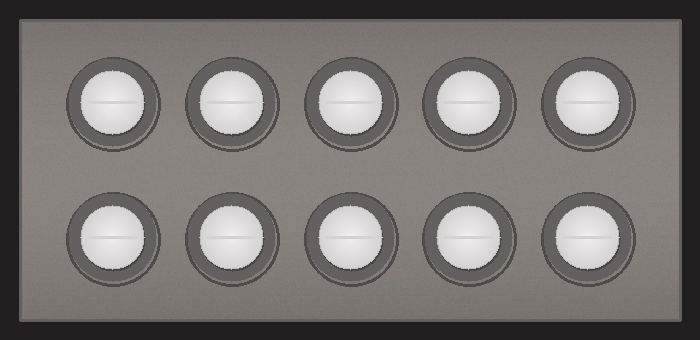
#> input picture dataset/samples/sample_01_perfect_pack.png, 700 x 340 px
$ python -i grid_detector.py   (imports and definitions only)
#> lines starting #> are read from the running program, lines starting #| are printed output that depends on the picture; after the words box and inside, x2 and y2 are one past the last pixel; in counts of white or black regions, pixels touching at a corner belong together
#> further down, picture is the input picture: shape (340, 700, 3); mean B, G, R 114.5, 116.8, 121.3
"""
Blister Pack Localization and Grid Extraction Module.
Identifies the blister pack boundary and partitions the packaging area
into discrete pocket cells corresponding to individual tablet cavities.
"""

from typing import List, Tuple, Optional
import cv2
import numpy as np
from .config import PackConfig, PocketMetric


class BlisterGridDetector:
    """
    Detects the blister pack card region and segments it into an R x C grid
    of individual tablet pocket Regions of Interest (ROIs).
    """

    def __init__(self, config: Optional[PackConfig] = None):
        self.config = config or PackConfig()

    def find_pack_boundary(self, bgr_image: np.ndarray) -> Tuple[int, int, int, int]:
        """
        Locates the outermost bounding box of the blister card.
        If no distinct outer contour is detected, falls back to the full image boundary.

        Returns:
            Tuple of (x, y, w, h)
        """
        h_img, w_img = bgr_image.shape[:2]
#> h_img = 340; w_img = 700
        gray = cv2.cvtColor(bgr_image, cv2.COLOR_BGR2GRAY)
        blurred = cv2.GaussianBlur(gray, (5, 5), 0)
        edges = cv2.Canny(blurred, 30, 120)
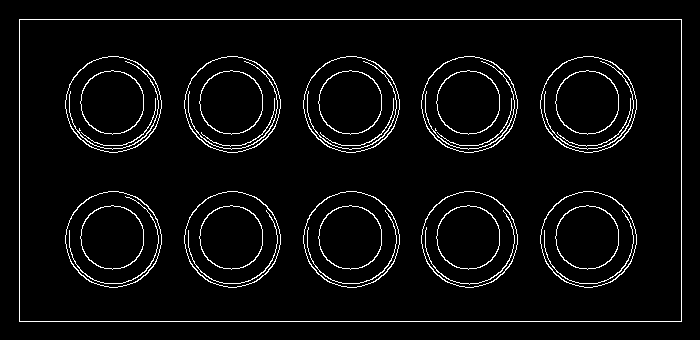
#> edges: shape (340, 700); 4.4% white in thin lines or dots, all inside (x1, y1, x2, y2) = (19, 19, 682, 322)

        # Dilate edges to bridge gaps along card edges
        kernel = cv2.getStructuringElement(cv2.MORPH_RECT, (7, 7))
        closed_edges = cv2.morphologyEx(edges, cv2.MORPH_CLOSE, kernel)
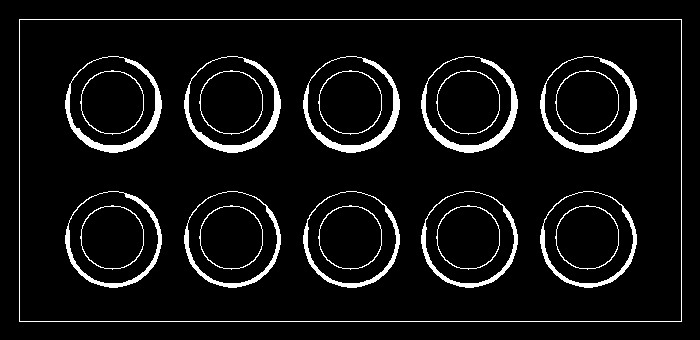
#> closed_edges: shape (340, 700); 6.7% white; 21 white regions, largest, box (x1, y1, x2, y2) and area: (19, 19, 682, 322) 1928, (421, 56, 518, 153) 1359, (65, 56, 162, 153) 1358

        contours, _ = cv2.findContours(closed_edges, cv2.RETR_EXTERNAL, cv2.CHAIN_APPROX_SIMPLE)
#> contours = [[[19, 19], [19, 321], [681, 321], [681, 19]]]

        best_box = (0, 0, w_img, h_img)
#> best_box = (0, 0, 700, 340)
        max_area = 0.0
        min_card_area = (w_img * h_img) * 0.25  # Card must occupy at least 25% of image
#> min_card_area = 59500

        for c in contours:
            area = cv2.contourArea(c)
            if area > max_area and area >= min_card_area:
                x, y, w, h = cv2.boundingRect(c)
                # Avoid selecting the exact edge of the entire image if it's a border artifact
                if w < w_img * 0.98 or h < h_img * 0.98:
                    max_area = area
                    best_box = (x, y, w, h)
#> this loop made 1 pass
#> (c, area, x, y, w, h, max_area) on pass 1: ([[19, 19], [19, 321], [681, 321], [681, 19]], 199924, 19, 19, 663, 303, 199924)
#> after the loop, h = 303; max_area = 199924; w = 663; x = 19; y = 19

        return best_box

    # [65 lines left out: functions extract_pockets, crop_pocket_roi, not called in this run]

>>> import cv2
>>> picture = cv2.imread('../dataset/samples/sample_01_perfect_pack.png')
>>> result = BlisterGridDetector().find_pack_boundary(picture)
#> result = (19, 19, 663, 303)

$ run again, on dataset/samples/sample_02_missing_tablet.png
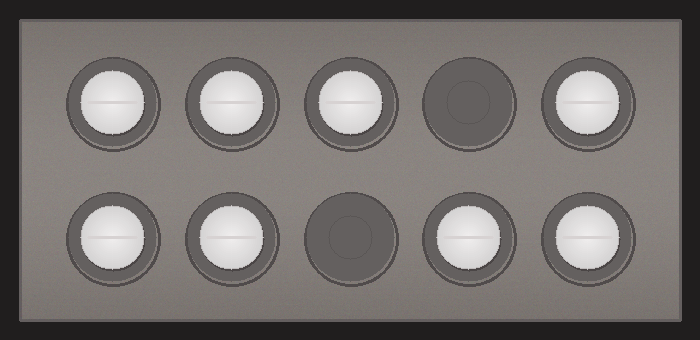
#> input picture dataset/samples/sample_02_missing_tablet.png, 700 x 340 px
#> picture is the input picture: shape (340, 700, 3); mean B, G, R 111.3, 113.5, 118.1
#> in find_pack_boundary, `edges = cv2.Canny(blurred, 30, 120)`:
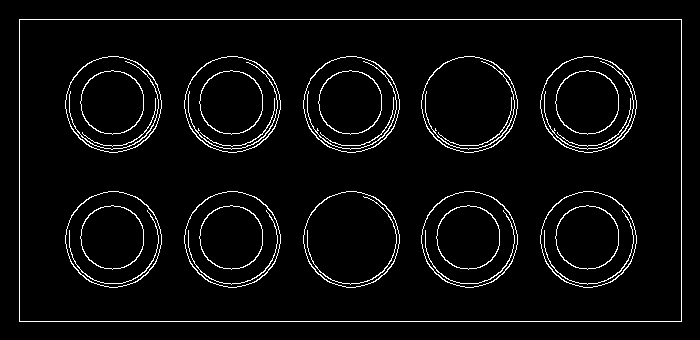
#> edges: shape (340, 700); 4.2% white in thin lines or dots, all inside (x1, y1, x2, y2) = (19, 19, 682, 322)
#> in find_pack_boundary, `closed_edges = cv2.morphologyEx(edges, cv2.MORPH_CLOSE, kernel)`:
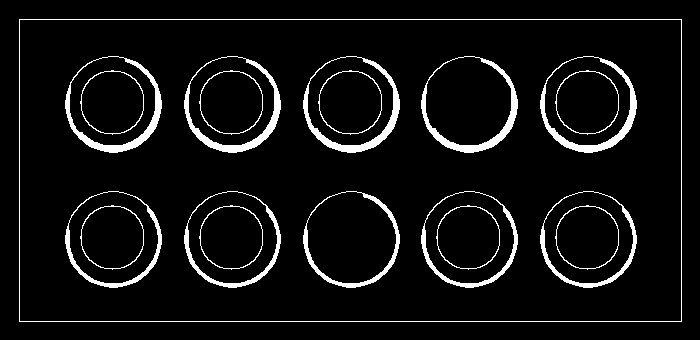
#> closed_edges: shape (340, 700); 6.5% white; 19 white regions, largest, box (x1, y1, x2, y2) and area: (19, 19, 682, 322) 1928, (421, 56, 518, 153) 1363, (303, 56, 400, 153) 1361
#> contours = [[[19, 19], [19, 321], [681, 321], [681, 19]]]
#> the loop in find_pack_boundary, `for c in contours:` made 1 pass
#> (c, area, x, y, w, h, max_area) on pass 1: ([[19, 19], [19, 321], [681, 321], [681, 19]], 199924, 19, 19, 663, 303, 199924)
#> after the loop in find_pack_boundary, `for c in contours:`: h = 303; max_area = 199924; w = 663; x = 19
#> result = (19, 19, 663, 303)
